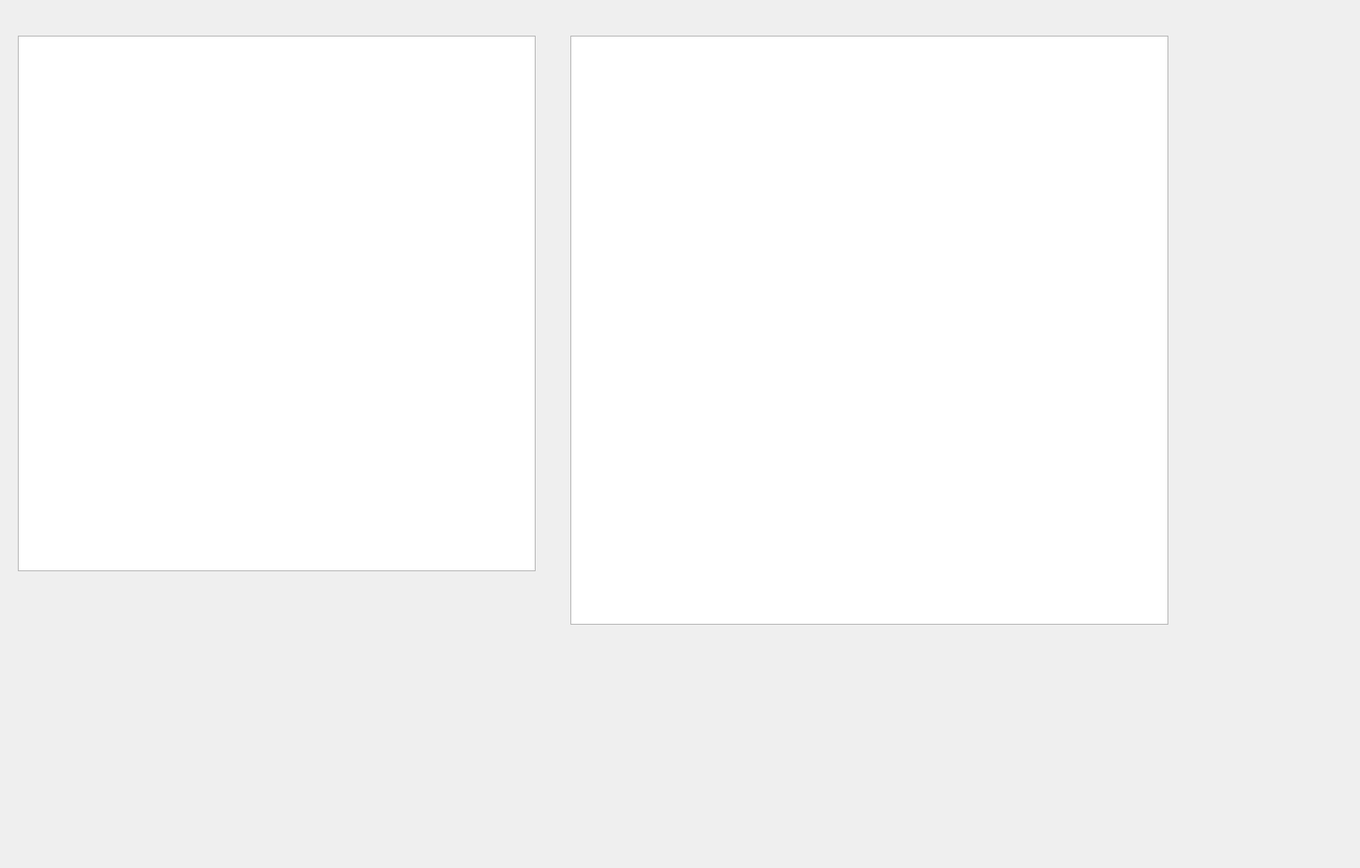
<?xml version="1.0" encoding="UTF-8"?>
<ui version="4.0">
 <class>resultswindow</class>
 <widget class="QDialog" name="resultswindow">
  <property name="geometry">
   <rect>
    <x>0</x>
    <y>0</y>
    <width>1526</width>
    <height>974</height>
   </rect>
  </property>
  <property name="windowTitle">
   <string>Dialog</string>
  </property>
  <widget class="QStackedWidget" name="stackedWidget">
   <property name="geometry">
    <rect>
     <x>10</x>
     <y>20</y>
     <width>1511</width>
     <height>761</height>
    </rect>
   </property>
   <property name="currentIndex">
    <number>0</number>
   </property>
   <widget class="QWidget" name="page">
    <widget class="QTableWidget" name="tableMtd">
     <property name="geometry">
      <rect>
       <x>10</x>
       <y>20</y>
       <width>581</width>
       <height>601</height>
      </rect>
     </property>
    </widget>
    <widget class="QTableWidget" name="tableMts">
     <property name="geometry">
      <rect>
       <x>630</x>
       <y>20</y>
       <width>671</width>
       <height>661</height>
      </rect>
     </property>
    </widget>
   </widget>
   <widget class="QWidget" name="page_2"/>
  </widget>
 </widget>
 <resources/>
 <connections/>
</ui>
